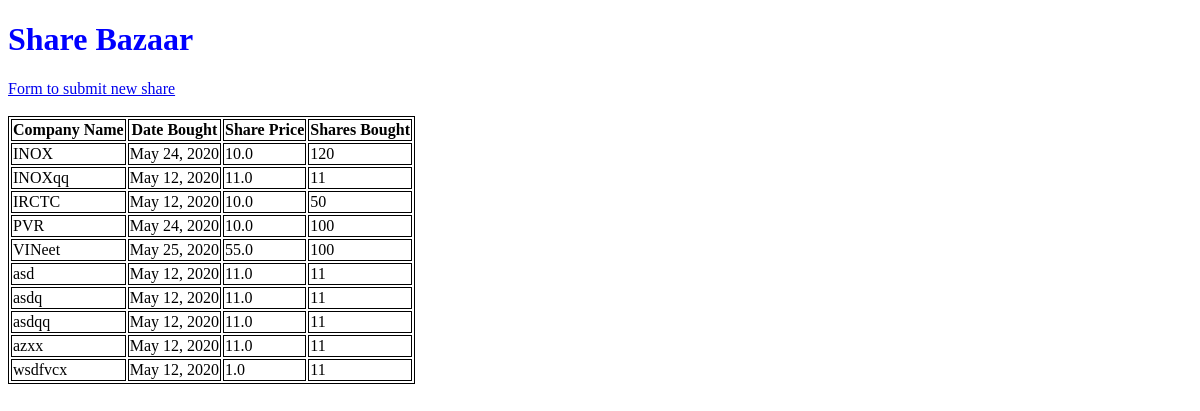
The app's page /, older data.
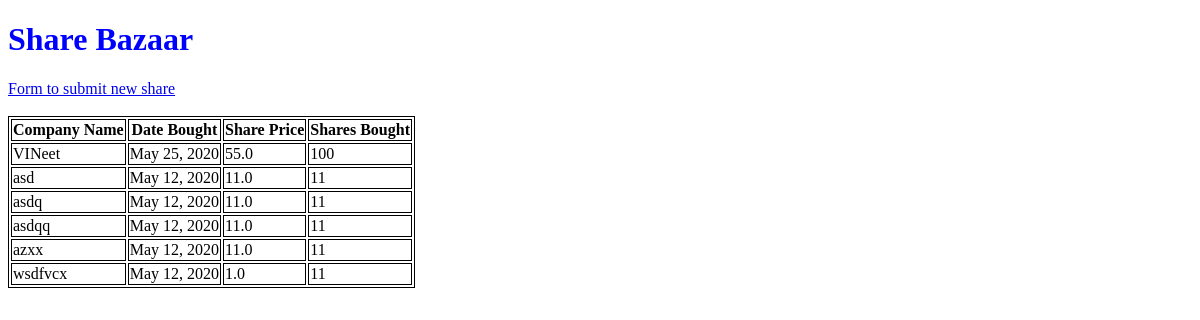
The same page, newer data.
### first_app/models.py (models this page shows, shortened)
class ShareDetails(models.Model):
    company_name = models.CharField(max_length=16 ,unique=True)
    date_bought = models.DateField()
    shares_bought = models.IntegerField()
    share_price = models.FloatField()

### first_app/views.py (the view)
# urls.py: url(r'^$', views.index, name='index'),
def index(request):
    web_page = ShareDetails.objects.order_by('company_name')
    topic_dict = {'topic': web_page}
    return render(request, 'first_app/index.html', context=topic_dict)

### templates/first_app/index.html (shortened to what this page needs)
<!DOCTYPE html>
{% load staticfiles %}
<html>
    <head>
        <link rel="stylesheet" href="{% static "css/style.css" %}"/>
    </head>
    <body>
        <h1>Share Bazaar</h1>
        <a href="http://localhost:8000/form/">Form to submit new share</a>
        <br><br>
        <div class "container">
            {% if topic %}
            <table>
                <thead>
                    <th>Company Name</th>
                    <th>Date Bought</th>
                    <th>Share Price</th>
                    <th>Shares Bought</th>
                </thead>
                {% for acc in topic %}
                <tr>
                    <td>{{ acc.company_name}}</td>
                    <td>{{ acc.date_bought }}</td>
                    <td>{{ acc.share_price }}</td>
                    <td>{{ acc.shares_bought }}</td>
                </tr>
                {% endfor %}
            </table>
            {% else %}
            <p>No Records Found!</p>
            {% endif %}
        </div>
    </body>
</html>

### static/css/style.css (style rules this page uses)
h1 { color: blue; }
table, th, td { border: 1px solid black }

Row changes from the older to the newer data that the page shows:
removed ShareDetails: company_name "INOX", date_bought "May 24, 2020", share_price "10.0", shares_bought "120"
removed ShareDetails: company_name "INOXqq", date_bought "May 12, 2020", share_price "11.0", shares_bought "11"
removed ShareDetails: company_name "IRCTC", date_bought "May 12, 2020", share_price "10.0", shares_bought "50"
removed ShareDetails: company_name "PVR", date_bought "May 24, 2020", share_price "10.0", shares_bought "100"
